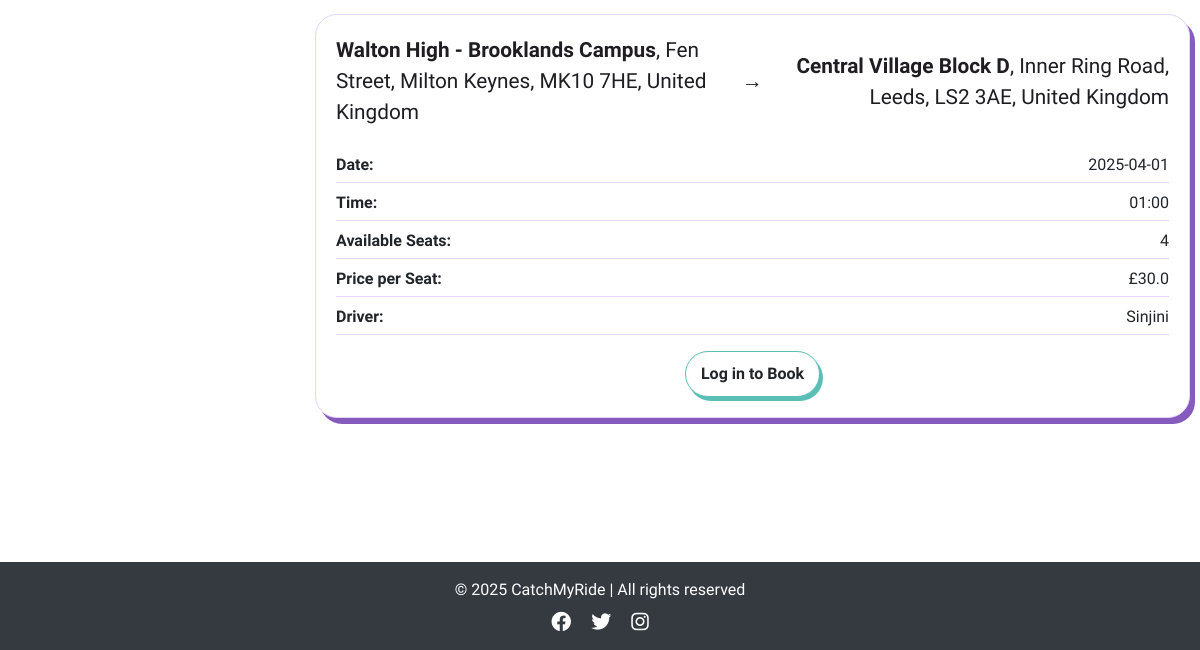
/view_journeys (lower part), run on an earlier commit of the app's database.
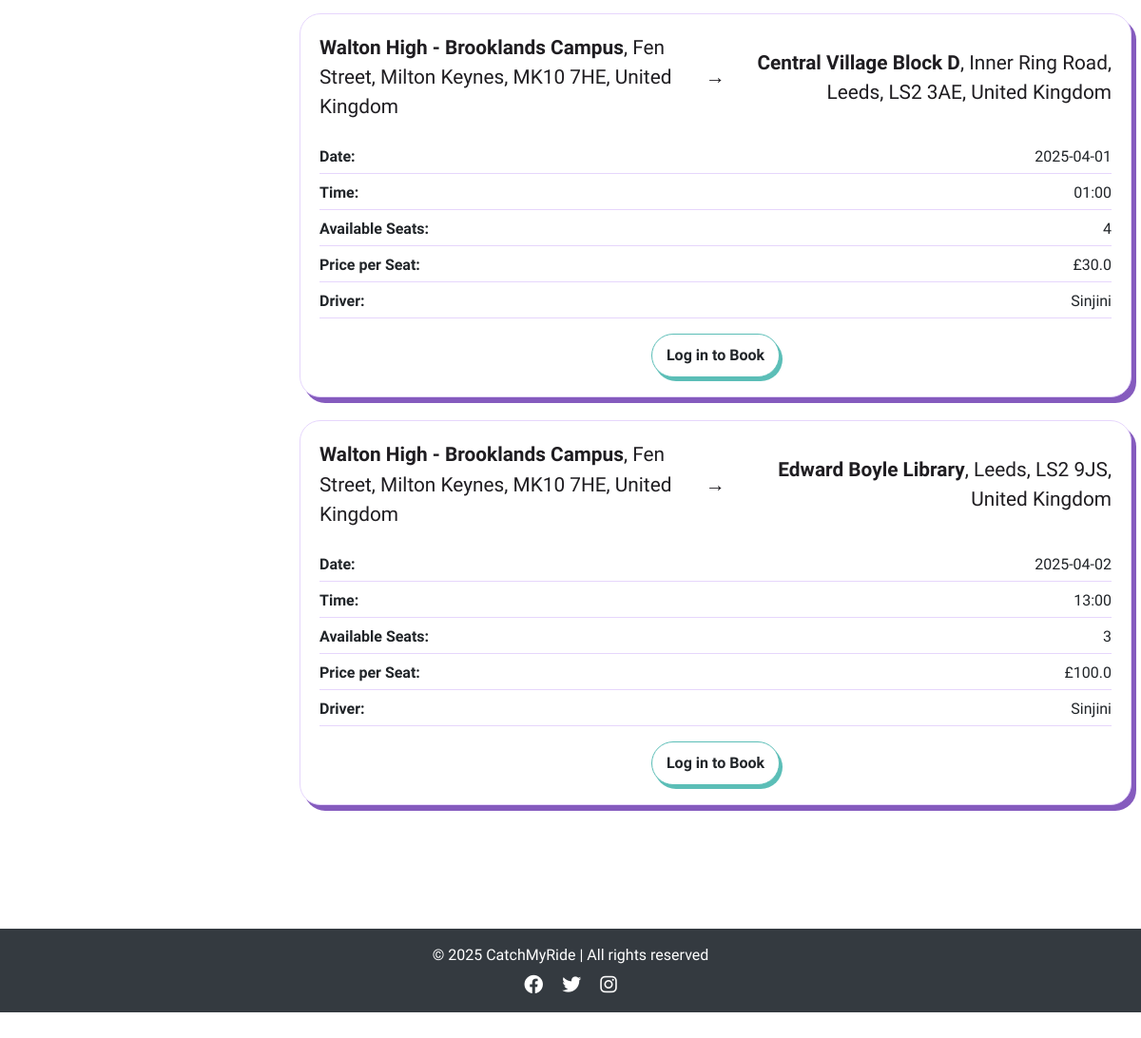
And on a later commit of the database.
### app/models.py (models this page shows, shortened)
class publish_ride(db.Model):
    id = db.Column(db.Integer, primary_key=True)
    driver_id = db.Column(db.Integer, db.ForeignKey('user.id'), nullable=False)
    driver_name = db.Column(db.String(100), nullable=False)  # Added Driver Name
    from_location = db.Column(db.String(200), nullable=False)
    to_location = db.Column(db.String(200), nullable=False)
    date_time = db.Column(db.DateTime, nullable=True)  # Now optional
    available_seats_per_date = db.Column(db.JSON, nullable=True)
    price_per_seat = db.Column(db.Float, nullable=False)
    category = db.Column(db.String(50), nullable=False)
    recurrence_dates = db.Column(db.String(255), nullable=True)
    commute_times = db.Column(db.String(255), nullable=True)  # Stores commute time slots
    is_available = db.Column(db.Boolean, default=True)

### app/views.py (the view)
@app.route('/view_journeys')
def view_journeys():
    db.session.commit()
    db.session.expire_all()
    journeys = publish_ride.query.all()
    booked_journey_ids = set()
    if current_user.is_authenticated:
        booked_journey_ids = {booking.ride_id for booking in book_ride.query.filter_by(user_id=current_user.id).all()}
    for journey in journeys:
        try:
            journey.seat_tracking = json.loads(journey.available_seats_per_date) if journey.available_seats_per_date else {}
        except (json.JSONDecodeError, TypeError):
            journey.seat_tracking = {}  # Prevent errors if data is invalid
        journey.user_has_booked = journey.id in booked_journey_ids
    return render_template('view_journeys.html', journeys=journeys, user=current_user)

### app/views.py (called while the page is built)
@app.before_request
def check_redirect_after_login():
    if 'redirect_after_login' in session and current_user.is_authenticated:
        redirect_path = session.pop('redirect_after_login')
        return redirect(redirect_path)

@app.context_processor
def inject_user():
    return dict(user=current_user)

### app/templates/view_journeys.html (shortened to what this page needs)
{% extends "base.html" %}
{% block content %}
<div class="container-fluid my-5">
    <div class="row">
        <div class="col-md-3">
        </div>
        <div class="col-md-9 card-list-container">
            {% if journeys %}
                <div class="row">
                    {% for journey in journeys %}
                        <div class="col-12 mb-4">
                            <div class="card">
                                <div class="card-body">
                                    <div class="journey-title-container">
                                        <div class="from">
                                            <strong>{{ journey.from_location.split(',')[0] }}</strong>{{ journey.from_location.replace(journey.from_location.split(',')[0], '') }}
                                        </div>
                                        <div class="arrow">→</div>
                                        <div class="to">
                                            <strong>{{ journey.to_location.split(',')[0] }}</strong>{{ journey.to_location.replace(journey.to_location.split(',')[0], '') }}
                                        </div>
                                    </div>
                                    <div class="journey-details">
                                        {% if journey.category == "one-time" %}
                                            <div class="detail-item">
                                                <span class="detail-heading">Date:</span>
                                                <span>{{ journey.date_time.strftime('%Y-%m-%d') }}</span>
                                            </div>
                                            <div class="detail-item">
                                                <span class="detail-heading">Time:</span>
                                                <span>{{ journey.date_time.strftime('%H:%M') }}</span>
                                            </div>
                                        {% endif %}
                                        <div class="detail-item">
                                            <span class="detail-heading">Available Seats:</span>
                                            <span>{{ journey.seat_tracking.values() | max if journey.seat_tracking else 0 }}</span>
                                        </div>
                                        <div class="detail-item">
                                            <span class="detail-heading">Price per Seat:</span>
                                            <span>£{{ journey.price_per_seat }}</span>
                                        </div>
                                        <div class="detail-item">
                                            <span class="detail-heading">Driver:</span>
                                            <span>{{ journey.driver_name }}</span>
                                        </div>
                                    </div>
                                    <div class="text-center mt-3">
                                        {% if user and journey.user_has_booked %}
                                            {% if journey.category == "one-time" %}
                                                <form action="{{ url_for('book_onetime', ride_id=journey.id) }}" method="get">
                                            {% elif journey.category == "commuting" %}
                                                <form action="{{ url_for('book_commuting', ride_id=journey.id) }}" method="get">
                                            {% endif %}
                                            <button type="submit" class="btn btn-base btn-green">Rebook</button>
                                        </form>
                                        {% else %}
                                            {% if journey.seat_tracking and journey.seat_tracking.values() | max > 0 %}
                                                {% if user.is_authenticated %}
                                                    {% if journey.category == "one-time" %}
                                                        <form action="{{ url_for('book_onetime', ride_id=journey.id) }}" method="get">
                                                    {% elif journey.category == "commuting" %}
                                                        <form action="{{ url_for('book_commuting', ride_id=journey.id) }}" method="get">
                                                    {% endif %}
                                                    <button type="submit" class="btn btn-base btn-one">Book</button>
                                                </form>
                                                {% else %}
                                                    <a href="{{ url_for('login') }}" class="btn btn-base btn-blue" data-bs-target="#loginModal" data-bs-toggle="modal" data-bs-dismiss="modal">Log in to Book</a>
                                                {% endif %}
                                            {% else %}
                                                <button class="btn btn-base btn-red" disabled>Fully Booked</button>
                                            {% endif %}
                                        {% endif %}
                                    </div>
                                </div>
                            </div>
                        </div>
                    {% endfor %}
                </div>
            {% else %}
                <p class="text-center mt-4">No journeys available at the moment.</p>
            {% endif %}
        </div>
    </div>
</div>
{% endblock %}

### app/templates/base.html (shortened to what this page needs)
<!DOCTYPE html>
<html lang="en">
<head>
    <link rel="stylesheet" href="https://stackpath.bootstrapcdn.com/bootstrap/4.2.1/css/bootstrap.min.css">
    <link rel="stylesheet" href="{{ url_for('static', filename='style.css') }}">
    <link rel="stylesheet" href="https://cdnjs.cloudflare.com/ajax/libs/font-awesome/6.0.0-beta3/css/all.min.css">
    <link href='https://unpkg.com/boxicons@2.1.4/css/boxicons.min.css' rel='stylesheet'>
    <link rel="stylesheet" href="https://cdn.jsdelivr.net/npm/flatpickr/dist/flatpickr.min.css">
    <link rel="stylesheet" href="https://unpkg.com/leaflet/dist/leaflet.css" />
    <link rel="stylesheet" href="https://unpkg.com/leaflet.markercluster/dist/MarkerCluster.css" />
    <link rel="stylesheet" href="https://unpkg.com/leaflet.markercluster/dist/MarkerCluster.Default.css" />
</head>
<body class="{% block body_class %}{% endblock %}">
    <div class="flex-wrapper">
    <main>
        {% block content %}{% endblock %}
    </main>
    <br>
    <footer class="bg-dark text-white text-center py-3 mt-5">
        <div class="container">
            <p class="mb-0">© 2025 CatchMyRide | All rights reserved</p>
            <div class="social-links mt-2">
                <a href="#" class="text-white mx-2"><i class="fa-brands fa-facebook fa-lg"></i></a>
                <a href="#" class="text-white mx-2"><i class="fa-brands fa-twitter fa-lg"></i></a>
                <a href="#" class="text-white mx-2"><i class="fa-brands fa-instagram fa-lg"></i></a>
            </div>
        </div>
    </footer>
</body>
</html>

### app/static/style.css (style rules this page uses)
body { margin: 0; background-color: #fff; font-family: "Oxanium", serif; font-weight: 300; }
i { font-size: 1.2rem; }
a { color: #855bbe; font-weight: bold; text-decoration: none; transition: color 0.3s ease-in-out; }
.btn-base { padding: 10px 15px; border-radius: 23px; font-weight: bold; transition: all 0.2s ease-in-out; background-color: white; color: var(--text-color); border: 1px solid var(--border-color); box-shadow: 3px 4px 0px var(--shadow-color); }
.btn-blue { --color: #1f1d21; --border-color: #5BBEB7; --bg-color: #C8E9E7; --shadow-color: #5BBEB7; }
.card { border-radius: 22px; border-color: #e6d6fc; box-shadow: 5px 6px 0px #855bbe; transition: transform 0.2s ease-in-out; }
.card-list-container { max-height: 80vh; overflow-y: auto; overflow-x: hidden; padding-right: 10px; }
.card .text-center { margin-top: 15px; }
.journey-title-container { display: flex; justify-content: space-between; align-items: center; text-align: center; font-size: 1.3rem; font-weight: 400; color: #1f1d21; margin-bottom: 25px; flex-wrap: nowrap; overflow-x: hidden; gap: 1rem; }
.journey-title-container .from { flex: 1; text-align: left; }
.journey-title-container .to { flex: 1; text-align: right; }
.journey-title-container .arrow { width: 40px; text-align: center; font-weight: bold; display: flex; align-items: center; justify-content: center; }
.journey-details { display: flex; flex-direction: column; gap: 8px; }
.detail-item { display: flex; justify-content: space-between; border-bottom: 1px solid #e6d6fc; padding-bottom: 5px; }
.detail-heading { font-weight: 600; }

What changed in the data, as far as the page shows it:
added publish_ride: from_location "Walton High - Brooklands Campus", from_location.replace ", Fen Street, Milton Keynes, MK10 7HE, United Kingdom", to_location "Edward Boyle Library", to_location.replace ", Leeds, LS2 9JS, United Kingdom", date_time "2025-04-02", date_time "13:00", seat_tracking.values|max "3", price_per_seat "100.0", driver_name "Sinjini"
